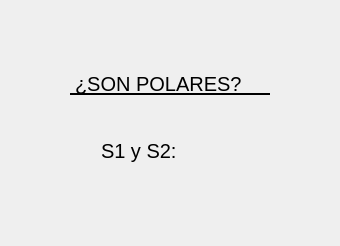
                <widget class="QWidget" name="tab_19">
                 <attribute name="title">
                  <string>Polaridad</string>
                 </attribute>
                 <layout class="QGridLayout" name="gridLayout_14">
                  <item row="0" column="0">
                   <widget class="QFrame" name="frame_26">
                    <property name="styleSheet">
                     <string notr="true">QFrame{
border: none
}</string>
                    </property>
                    <property name="frameShape">
                     <enum>QFrame::StyledPanel</enum>
                    </property>
                    <property name="frameShadow">
                     <enum>QFrame::Raised</enum>
                    </property>
                    <layout class="QGridLayout" name="gridLayout_12">
                     <item row="3" column="0">
                      <spacer name="verticalSpacer_8">
                       <property name="orientation">
                        <enum>Qt::Vertical</enum>
                       </property>
                       <property name="sizeHint" stdset="0">
                        <size>
                         <width>20</width>
                         <height>40</height>
                        </size>
                       </property>
                      </spacer>
                     </item>
                     <item row="1" column="0">
                      <widget class="QFrame" name="frame_8">
                       <property name="minimumSize">
                        <size>
                         <width>300</width>
                         <height>50</height>
                        </size>
                       </property>
                       <property name="maximumSize">
                        <size>
                         <width>300</width>
                         <height>50</height>
                        </size>
                       </property>
                       <property name="frameShape">
                        <enum>QFrame::StyledPanel</enum>
                       </property>
                       <property name="frameShadow">
                        <enum>QFrame::Raised</enum>
                       </property>
                       <layout class="QGridLayout" name="gridLayout_21">
                        <item row="0" column="0">
                         <spacer name="horizontalSpacer_7">
                          <property name="orientation">
                           <enum>Qt::Horizontal</enum>
                          </property>
                          <property name="sizeHint" stdset="0">
                           <size>
                            <width>40</width>
                            <height>20</height>
                           </size>
                          </property>
                         </spacer>
                        </item>
                        <item row="0" column="1">
                         <widget class="QLabel" name="label_37">
                          <property name="minimumSize">
                           <size>
                            <width>200</width>
                            <height>20</height>
                           </size>
                          </property>
                          <property name="maximumSize">
                           <size>
                            <width>200</width>
                            <height>20</height>
                           </size>
                          </property>
                          <property name="styleSheet">
                           <string notr="true">QLabel{
qproperty-alignment: AlignCenter;
font-size: 20px;
border: none;
border-bottom: 2px solid black;
}</string>
                          </property>
                          <property name="text">
                           <string>¿SON POLARES?</string>
                          </property>
                         </widget>
                        </item>
                        <item row="0" column="2">
                         <spacer name="horizontalSpacer_8">
                          <property name="orientation">
                           <enum>Qt::Horizontal</enum>
                          </property>
                          <property name="sizeHint" stdset="0">
                           <size>
                            <width>40</width>
                            <height>20</height>
                           </size>
                          </property>
                         </spacer>
                        </item>
                       </layout>
                      </widget>
                     </item>
                     <item row="2" column="0">
                      <widget class="QFrame" name="frame_10">
                       <property name="minimumSize">
                        <size>
                         <width>300</width>
                         <height>70</height>
                        </size>
                       </property>
                       <property name="maximumSize">
                        <size>
                         <width>300</width>
                         <height>70</height>
                        </size>
                       </property>
                       <property name="frameShape">
                        <enum>QFrame::StyledPanel</enum>
                       </property>
                       <property name="frameShadow">
                        <enum>QFrame::Raised</enum>
                       </property>
                       <layout class="QGridLayout" name="gridLayout_22">
                        <item row="0" column="0">
                         <spacer name="horizontalSpacer_20">
                          <property name="orientation">
                           <enum>Qt::Horizontal</enum>
                          </property>
                          <property name="sizeHint" stdset="0">
                           <size>
                            <width>40</width>
                            <height>20</height>
                           </size>
                          </property>
                         </spacer>
                        </item>
                        <item row="0" column="2">
                         <widget class="QFrame" name="frame_15">
                          <property name="minimumSize">
                           <size>
                            <width>50</width>
                            <height>50</height>
                           </size>
                          </property>
                          <property name="maximumSize">
                           <size>
                            <width>50</width>
                            <height>50</height>
                           </size>
                          </property>
                          <property name="frameShape">
                           <enum>QFrame::StyledPanel</enum>
                          </property>
                          <property name="frameShadow">
                           <enum>QFrame::Raised</enum>
                          </property>
                          <layout class="QHBoxLayout" name="horizontalLayout_5">
                           <property name="spacing">
                            <number>0</number>
                           </property>
                           <property name="leftMargin">
                            <number>0</number>
                           </property>
                           <property name="topMargin">
                            <number>0</number>
                           </property>
                           <property name="rightMargin">
                            <number>0</number>
                           </property>
                           <property name="bottomMargin">
                            <number>0</number>
                           </property>
                           <item>
                            <widget class="QLabel" name="O12_2">
                             <property name="minimumSize">
                              <size>
                               <width>40</width>
                               <height>40</height>
                              </size>
                             </property>
                             <property name="maximumSize">
                              <size>
                               <width>40</width>
                               <height>40</height>
                              </size>
                             </property>
                             <property name="styleSheet">
                              <string notr="true">QLabel{
border: none;
}</string>
                             </property>
                             <property name="text">
                              <string/>
                             </property>
                             <property name="pixmap">
                              <pixmap>../GUI Tesis/Empty.png</pixmap>
                             </property>
                             <property name="scaledContents">
                              <bool>true</bool>
                             </property>
                            </widget>
                           </item>
                          </layout>
                         </widget>
                        </item>
                        <item row="0" column="1">
                         <widget class="QFrame" name="frame_22">
                          <property name="minimumSize">
                           <size>
                            <width>100</width>
                            <height>50</height>
                           </size>
                          </property>
                          <property name="maximumSize">
                           <size>
                            <width>100</width>
                            <height>50</height>
                           </size>
                          </property>
                          <property name="frameShape">
                           <enum>QFrame::StyledPanel</enum>
                          </property>
                          <property name="frameShadow">
                           <enum>QFrame::Raised</enum>
                          </property>
                          <layout class="QGridLayout" name="gridLayout_13">
                           <item row="0" column="0">
                            <widget class="QLabel" name="label_30">
                             <property name="minimumSize">
                              <size>
                               <width>90</width>
                               <height>30</height>
                              </size>
                             </property>
                             <property name="maximumSize">
                              <size>
                               <width>100</width>
                               <height>50</height>
                              </size>
                             </property>
                             <property name="styleSheet">
                              <string notr="true">QLabel{
qproperty-alignment: AlignRight;
font-size: 20px;
border: none;
}</string>
                             </property>
                             <property name="text">
                              <string>S1 y S2:</string>
                             </property>
                            </widget>
                           </item>
                          </layout>
                         </widget>
                        </item>
                        <item row="0" column="3">
                         <spacer name="horizontalSpacer_21">
                          <property name="orientation">
                           <enum>Qt::Horizontal</enum>
                          </property>
                          <property name="sizeHint" stdset="0">
                           <size>
                            <width>40</width>
                            <height>20</height>
                           </size>
                          </property>
                         </spacer>
                        </item>
                       </layout>
                      </widget>
                     </item>
                     <item row="0" column="0">
                      <spacer name="verticalSpacer_9">
                       <property name="orientation">
                        <enum>Qt::Vertical</enum>
                       </property>
                       <property name="sizeHint" stdset="0">
                        <size>
                         <width>20</width>
                         <height>40</height>
                        </size>
                       </property>
                      </spacer>
                     </item>
                    </layout>
                   </widget>
                  </item>
                 </layout>
                </widget>
